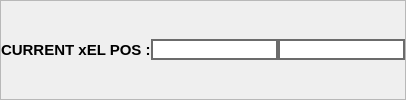
                         <widget class="QFrame" name="frame_71">
                          <property name="frameShape">
                           <enum>QFrame::StyledPanel</enum>
                          </property>
                          <property name="frameShadow">
                           <enum>QFrame::Raised</enum>
                          </property>
                          <layout class="QHBoxLayout" name="horizontalLayout_96">
                           <property name="spacing">
                            <number>0</number>
                           </property>
                           <property name="leftMargin">
                            <number>0</number>
                           </property>
                           <property name="topMargin">
                            <number>3</number>
                           </property>
                           <property name="rightMargin">
                            <number>0</number>
                           </property>
                           <property name="bottomMargin">
                            <number>3</number>
                           </property>
                           <item>
                            <widget class="QLabel" name="label_203">
                             <property name="font">
                              <font>
                               <pointsize>11</pointsize>
                               <weight>75</weight>
                               <bold>true</bold>
                              </font>
                             </property>
                             <property name="text">
                              <string>CURRENT xEL POS :</string>
                             </property>
                            </widget>
                           </item>
                           <item alignment="Qt::AlignRight">
                            <widget class="QLineEdit" name="currxElMax">
                             <property name="font">
                              <font>
                               <pointsize>10</pointsize>
                               <weight>75</weight>
                               <bold>true</bold>
                              </font>
                             </property>
                             <property name="styleSheet">
                              <string notr="true">border: 2px solid  rgb(107, 107, 107)
</string>
                             </property>
                             <property name="maxLength">
                              <number>6</number>
                             </property>
                             <property name="alignment">
                              <set>Qt::AlignCenter</set>
                             </property>
                             <property name="readOnly">
                              <bool>false</bool>
                             </property>
                            </widget>
                           </item>
                           <item alignment="Qt::AlignRight">
                            <widget class="QLineEdit" name="currxElMin">
                             <property name="font">
                              <font>
                               <pointsize>10</pointsize>
                               <weight>75</weight>
                               <bold>true</bold>
                              </font>
                             </property>
                             <property name="styleSheet">
                              <string notr="true">border: 2px solid  rgb(107, 107, 107)
</string>
                             </property>
                             <property name="maxLength">
                              <number>6</number>
                             </property>
                             <property name="alignment">
                              <set>Qt::AlignCenter</set>
                             </property>
                             <property name="readOnly">
                              <bool>false</bool>
                             </property>
                            </widget>
                           </item>
                          </layout>
                         </widget>
